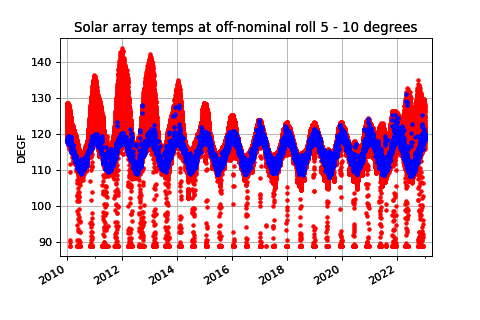

Write Python code to recreate this figure.
from cheta import fetch_eng as fetch
from cheta.utils import logical_intervals
import matplotlib.pyplot as plt
sa_temps = fetch.Msid('TSAPYT','2010:001',stat='5min')
roll = fetch.Msid('ROLL','2010:001',stat='5min')
roll_off_nom = (roll.vals > 5) & (roll.vals < 10)
off_nom_intervals = logical_intervals(roll.times, roll_off_nom)
sa_temps_off_nom = sa_temps.select_intervals(off_nom_intervals, copy=True)

plt.figure(figsize=(6, 4), dpi=75)
sa_temps.plot('.r')
sa_temps_off_nom.plot('.b')
plt.grid()
plt.title('Solar array temps at off-nominal roll 5 - 10 degrees')
